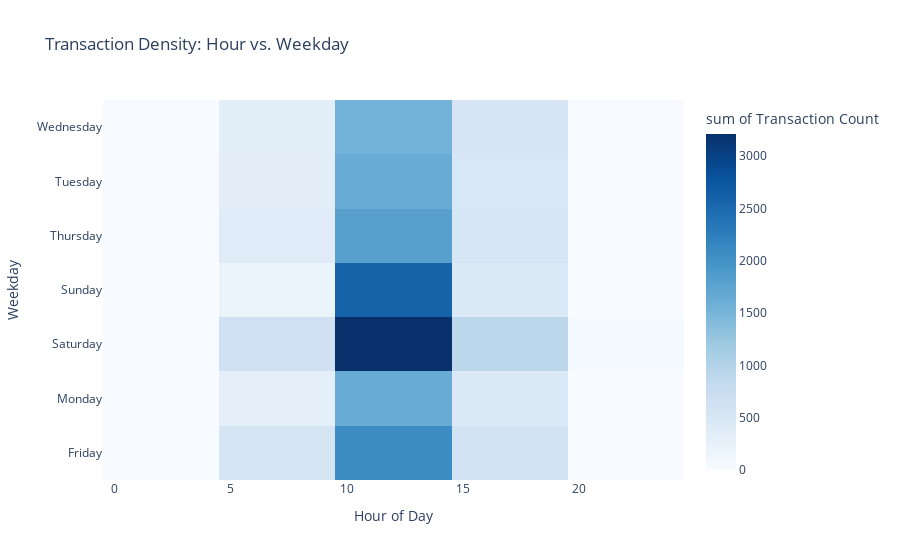

Notebook cell for this chart:
### Code cell
# Count transactions for each hour and weekday
heatmap_data = pos.groupby(['weekday', 'hour_of_day']).size().reset_index(name="count")

# Create heatmap
fig4 = px.density_heatmap(heatmap_data, x='hour_of_day', y='weekday', z='count', 
                          title="Transaction Density: Hour vs. Weekday",
                          labels={'hour_of_day': 'Hour of Day', 'weekday': 'Weekday', 'count': 'Transaction Count'},
                          color_continuous_scale='Blues')
fig4.show()

### Figure 1 — Plotly figure (JSON) as saved in the notebook; plotly's stock layout.template omitted (floating-point values rounded to 4 significant figures)
{"data": [{"coloraxis": "coloraxis", "histfunc": "sum", "hovertemplate": "Hour of Day=%{x}<br>Weekday=%{y}<br>sum of Transaction Count=%{z}<extra></extra>", "name": "", "type": "histogram2d", "x": [7, 8, 9, 10, 11, 12, 13, 14, 15, 16, 17, 18, 19, 20, 7, 8, 9, 10, 11, 12, 13, 14, 15, 16, 17, 18, 7, 8, 9, 10, 11, 12, 13, 14, 15, 16, 17, 18, 19, 20, 21, 22, 23, 1, 8, 9, 10, 11, 12, 13, 14, 15, 16, 17, 18, 7, 8, 9, 10, 11, 12, 13, 14, 15, 16, 17, 18, 19, 20, 7, 8, 9, 10, 11, 12, 13, 14, 15, 16, 17, 18, 19, 23, 7, 8, 9, 10, 11, 12, 13, 14, 15, 16, 17, 18, 19, 22], "xaxis": "x", "xbingroup": "x", "y": ["Friday", "Friday", "Friday", "Friday", "Friday", "Friday", "Friday", "Friday", "Friday", "Friday", "Friday", "Friday", "Friday", "Friday", "Monday", "Monday", "Monday", "Monday", "Monday", "Monday", "Monday", "Monday", "Monday", "Monday", "Monday", "Monday", "Saturday", "Saturday", "Saturday", "Saturday", "Saturday", "Saturday", "Saturday", "Saturday", "Saturday", "Saturday", "Saturday", "Saturday", "Saturday", "Saturday", "Saturday", "Saturday", "Saturday", "Sunday", "Sunday", "Sunday", "Sunday", "Sunday", "Sunday", "Sunday", "Sunday", "Sunday", "Sunday", "Sunday", "Sunday", "Thursday", "Thursday", "Thursday", "Thursday", "Thursday", "Thursday", "Thursday", "Thursday", "Thursday", "Thursday", "Thursday", "Thursday", "Thursday", "Thursday", "Tuesday", "Tuesday", "Tuesday", "Tuesday", "Tuesday", "Tuesday", "Tuesday", "Tuesday", "Tuesday", "Tuesday", "Tuesday", "Tuesday", "Tuesday", "Tuesday", "Wednesday", "Wednesday", "Wednesday", "Wednesday", "Wednesday", "Wednesday", "Wednesday", "Wednesday", "Wednesday", "Wednesday", "Wednesday", "Wednesday", "Wednesday", "Wednesday"], "yaxis": "y", "ybingroup": "y", "z": [1, 150, 395, 404, 435, 424, 443, 373, 292, 247, 60, 6, 2, 3, 5, 77, 219, 336, 309, 366, 291, 334, 256, 157, 36, 8, 1, 178, 477, 638, 785, 636, 561, 593, 437, 343, 67, 26, 33, 18, 3, 6, 1, 1, 2, 191, 479, 626, 541, 474, 469, 340, 88, 10, 12, 7, 101, 274, 333, 400, 357, 361, 356, 279, 166, 66, 7, 11, 1, 6, 71, 251, 281, 338, 368, 360, 293, 269, 157, 75, 8, 1, 2, 5, 90, 238, 292, 323, 329, 286, 318, 274, 198, 58, 15, 1, 2]}], "layout": {"coloraxis": {"colorbar": {"title": {"text": "sum of Transaction Count"}}, "colorscale": [[0, "rgb(247,251,255)"], [0.125, "rgb(222,235,247)"], [0.25, "rgb(198,219,239)"], [0.375, "rgb(158,202,225)"], [0.5, "rgb(107,174,214)"], [0.625, "rgb(66,146,198)"], [0.75, "rgb(33,113,181)"], [0.875, "rgb(8,81,156)"], [1, "rgb(8,48,107)"]]}, "legend": {"tracegroupgap": 0}, "title": {"text": "Transaction Density: Hour vs. Weekday"}, "xaxis": {"anchor": "y", "domain": [0, 1], "title": {"text": "Hour of Day"}}, "yaxis": {"anchor": "x", "domain": [0, 1], "title": {"text": "Weekday"}}}}
